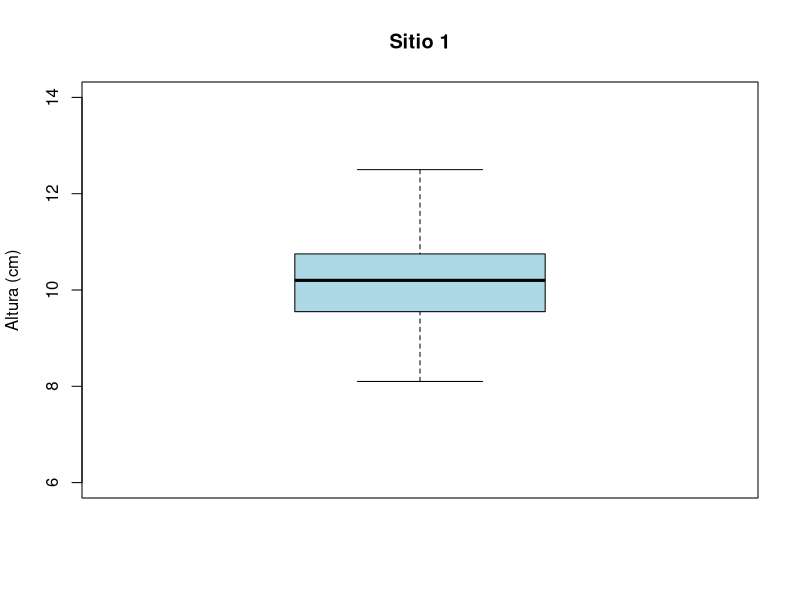

The R script that drew this image:
# Marco Aurelio González Tagle
# 21/08/2023
# Matrícula: 096261


# Importar datos ----------------------------------------------------------
# Función read.csv (sirve para importar datos csv a R)
setwd("C:/Repositorio_GIT/Met_ES/Codigos")
mediciones <- read.csv("mediciones.csv", header = TRUE)
head(mediciones) # función head (sirve para ver primeros 6 datos)

# Descriptivas ------------------------------------------------------------
# medidas de tendencia central: media, mediana, rango 

mean(mediciones$altura)
median(mediciones$altura)
range(mediciones$altura)
fivenum(mediciones$altura)

# medias de dispersión: desviación estándar, varianza

sd(mediciones$altura)
var(mediciones$altura)


# Gráficas ----------------------------------------------------------------

boxplot(mediciones$altura,
        col = "lightblue",
        ylab = "Altura (cm)",
        main = "Sitio 1",
        ylim = c(6,14))


# Hipotesis ---------------------------------------------------------------

# xobs = 10.17 vs xteo = 11
# Plantas de cedro deben alcanzar una altura de 11 cm en un año
# de acuerdo a los dichos de viveristas.
# El valor de alfa referencia es 0.05

# Procedimiento -----------------------------------------------------------
# Aplicar la función t.test

t.test(mediciones$altura, mu = 11)


# Replicabilidad ----------------------------------------------------------

# Guardar la prueba de t en un objeto llamado "prueba"
prueba <- t.test(mediciones$altura, mu = 11)

# Conocer los grados de libertad
prueba$parameter

# Conocer el p-value
prueba$p.value
# Se acepta la  H1 
# Conocer intervalos de confianza
prueba$conf.int
